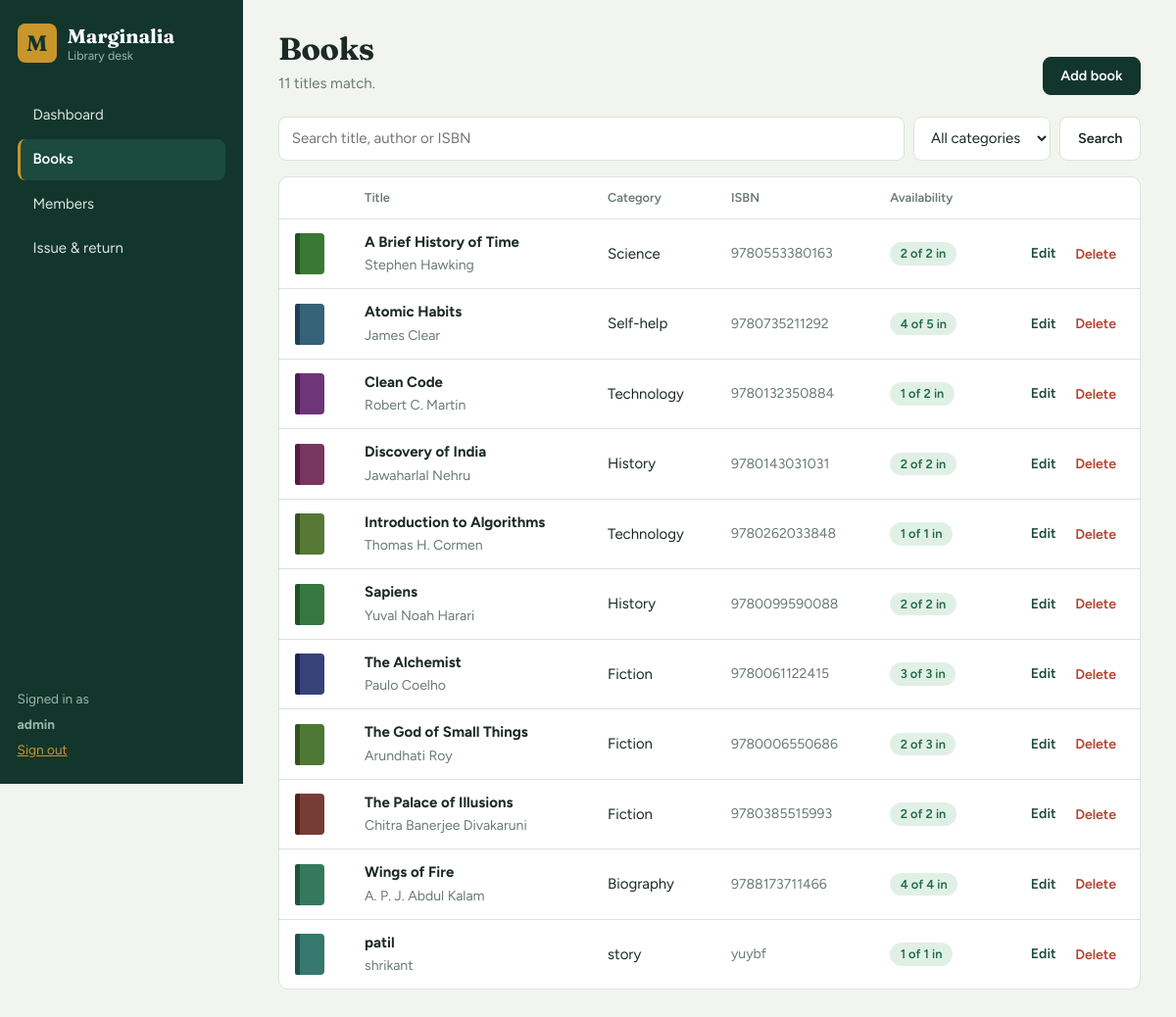
The page /books (signed in) on the database its author committed.
### tables this page shows
CREATE TABLE books(
  id INTEGER PRIMARY KEY AUTOINCREMENT, title TEXT NOT NULL, author TEXT NOT NULL,
  isbn TEXT, category TEXT DEFAULT 'General', copies INTEGER DEFAULT 1, added TEXT);

### app.py (the view)
@app.route("/books")
@admin_required
def books():
    term, cat = request.args.get("q", "").strip(), request.args.get("cat", "")
    sql, args = BOOK_SQL + " WHERE (b.title LIKE ? OR b.author LIKE ? OR b.isbn LIKE ?)", [f"%{term}%"] * 3
    if cat:
        sql += " AND b.category=?"
        args.append(cat)
    rows = q(sql + " ORDER BY b.title", args)
    cats = [r["category"] for r in q("SELECT DISTINCT category FROM books ORDER BY category")]
    return render_template("books.html", books=rows, cats=cats, term=term, cat=cat)

### app.py (called while the page is built)
def db():
    if "db" not in g:
        g.db = sqlite3.connect(DB)
        g.db.row_factory = sqlite3.Row
    return g.db

def q(sql, args=(), one=False):
    cur = db().execute(sql, args)
    rows = cur.fetchall()
    return (rows[0] if rows else None) if one else rows

@app.template_filter("hue")
def hue(text):
    return sum(ord(c) * (i + 3) for i, c in enumerate(text)) % 360

@app.context_processor
def inject():
    return {"today": date.today().isoformat(), "FINE": FINE_PER_DAY}

def admin_required(f):
    @wraps(f)
    def wrapper(*a, **kw):
        if not session.get("user"):
            return redirect(url_for("login", next=request.path))
        if session.get("role") != "admin":
            return redirect(url_for("me"))
        return f(*a, **kw)
    return wrapper

### templates/books.html (shortened to what this page needs)
{% extends "base.html" %}
{% block content %}
<header class="head"><div><h1>Books</h1><p class="sub">{{ books|length }} titles match.</p></div>
<a class="btn primary" href="{{ url_for('book_new') }}">Add book</a></header>
<form class="filters" method="get">
  <input name="q" value="{{ term }}" placeholder="Search title, author or ISBN" aria-label="Search books">
  <select name="cat" aria-label="Category" onchange="this.form.submit()"><option value="">All categories</option>
    {% for c in cats %}<option {{ 'selected' if c==cat }}>{{ c }}</option>{% endfor %}</select>
  <button class="btn">Search</button>
</form>
<section class="panel flush">
<table class="rows"><thead><tr><th></th><th>Title</th><th>Category</th><th>ISBN</th><th>Availability</th><th></th></tr></thead><tbody>
{% for b in books %}
<tr>
  <td class="cv"><i style="--h:{{ b.title|hue }}"></i></td>
  <td><b>{{ b.title }}</b><br><span class="muted">{{ b.author }}</span></td>
  <td>{{ b.category }}</td><td class="muted">{{ b.isbn or '-' }}</td>
  <td><span class="pill {{ 'ok' if b.avail>0 else 'out' }}">{{ b.avail }} of {{ b.copies }} in</span></td>
  <td class="r"><a class="link" href="{{ url_for('book_edit', bid=b.id) }}">Edit</a>
    <form method="post" action="{{ url_for('book_delete', bid=b.id) }}" data-confirm="Delete “{{ b.title }}”?"><button class="link danger">Delete</button></form></td>
</tr>
{% else %}<tr><td colspan="6" class="empty">No books found. Clear the search or add a new title.</td></tr>{% endfor %}
</tbody></table></section>
{% endblock %}

### static/style.css (style rules this page uses)
:root { --ink:#1b2a26; --muted:#6b7a74; --paper:#f2f4f0; --card:#fff; --line:#dde3dd; --pine:#12352c; --pine2:#1c4a3d; --brass:#c9962b; --brass-ink:#6b4c0a; --ok:#2f7d57; --bad:#b4412f; --r:10px; --serif:'Fraunces',Georgia,'Times New Roman',serif; --sans:'Figtree',system-ui,-apple-system,'Segoe UI',sans-serif; }
* { box-sizing:border-box }
body { margin:0;font:15px/1.55 var(--sans);background:var(--paper);color:var(--ink) }
h1,h2 { font-family:var(--serif);font-weight:700;margin:0;letter-spacing:-.01em }
h1 { font-size:2rem;line-height:1.15 }
a { color:inherit }
.head { display:flex;justify-content:space-between;align-items:flex-end;gap:1rem;flex-wrap:wrap;margin-bottom:1.4rem }
.sub { margin:.3rem 0 0;color:var(--muted) }
.btn { font:600 .9rem var(--sans);padding:.6rem 1.1rem;border-radius:8px;border:1px solid var(--line);background:var(--card);color:var(--ink);cursor:pointer;text-decoration:none;display:inline-block }
.btn.primary { background:var(--pine);border-color:var(--pine);color:#fff }
.panel { background:var(--card);border:1px solid var(--line);border-radius:var(--r);padding:1.3rem;margin-bottom:1.2rem }
.panel.flush { padding:0;overflow-x:auto }
table { width:100%;border-collapse:collapse }
th { text-align:left;font-size:.8rem;color:var(--muted);font-weight:600;padding:.7rem 1rem;border-bottom:1px solid var(--line) }
td { padding:.75rem 1rem;border-bottom:1px solid var(--line);vertical-align:middle }
tr:last-child td { border-bottom:0 }
.r { text-align:right }
.muted { color:var(--muted);font-size:.88rem }
td form { display:inline }
td.r { white-space:nowrap }
.link { background:none;border:0;font:600 .88rem var(--sans);color:var(--pine2);cursor:pointer;padding:.2rem .5rem;text-decoration:none }
.link.danger { color:var(--bad) }
.pill { display:inline-block;padding:.12rem .65rem;border-radius:99px;font-size:.8rem;font-weight:600;background:var(--line);color:var(--muted) }
.pill.ok { background:#e1f0e7;color:#1f6b45 }
.cv i { display:block;width:30px;height:42px;border-radius:2px 4px 4px 2px;background:hsl(var(--h) 38% 34%);border-left:5px solid hsl(var(--h) 50% 22%) }
.filters { display:flex;gap:.6rem;margin-bottom:1rem;flex-wrap:wrap }
input,select { font:inherit;padding:.6rem .8rem;border:1px solid var(--line);border-radius:8px;background:var(--card);color:var(--ink);width:100% }
.filters input { flex:1 1 260px;width:auto }
.filters select { width:auto }
.rows tbody tr,.tile,.loan { animation:rise .5s ease backwards;animation-delay:calc(var(--n,0)*55ms) }
.btn { position:relative;overflow:hidden;transition:transform .15s,border-color .2s,background .2s }

### rows shown on the page
books: title "A Brief History of Time", author "Stephen Hawking", category "Science", isbn "9780553380163", avail "2", copies "2"
books: title "Atomic Habits", author "James Clear", category "Self-help", isbn "9780735211292", avail "4", copies "5"
books: title "Clean Code", author "Robert C. Martin", category "Technology", isbn "9780132350884", avail "1", copies "2"
books: title "Discovery of India", author "Jawaharlal Nehru", category "History", isbn "9780143031031", avail "2", copies "2"
books: title "Introduction to Algorithms", author "Thomas H. Cormen", category "Technology", isbn "9780262033848", avail "1", copies "1"
books: title "Sapiens", author "Yuval Noah Harari", category "History", isbn "9780099590088", avail "2", copies "2"
books: title "The Alchemist", author "Paulo Coelho", category "Fiction", isbn "9780061122415", avail "3", copies "3"
books: title "The God of Small Things", author "Arundhati Roy", category "Fiction", isbn "9780006550686", avail "2", copies "3"
books: title "The Palace of Illusions", author "Chitra Banerjee Divakaruni", category "Fiction", isbn "9780385515993", avail "2", copies "2"
books: title "Wings of Fire", author "A. P. J. Abdul Kalam", category "Biography", isbn "9788173711466", avail "4", copies "4"
books: title "patil", author "shrikant", category "story", isbn "yuybf", avail "1", copies "1"

### other values the page prints
{{ 'Library desk' if session.role=='admin' else 'Reader’s desk' }} "Library desk"
{{ session.user }} "admin"
{{ books|length }} "11"
